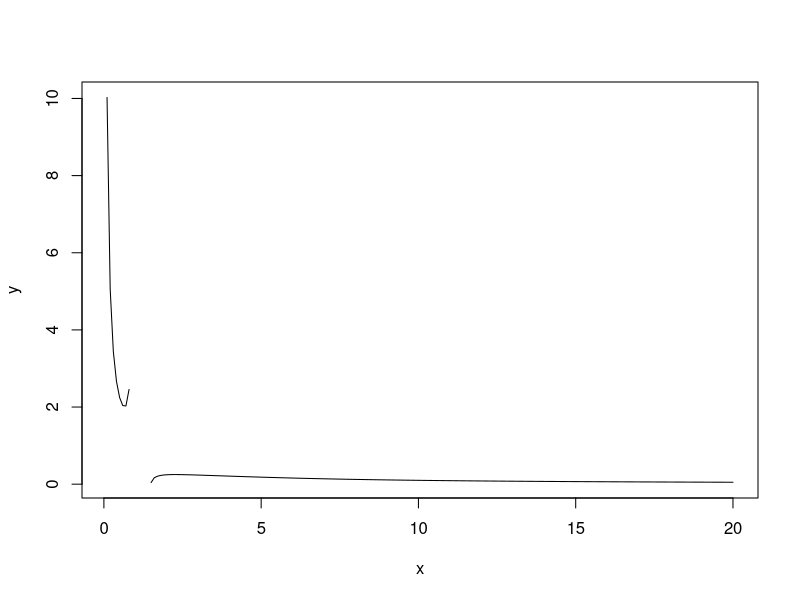
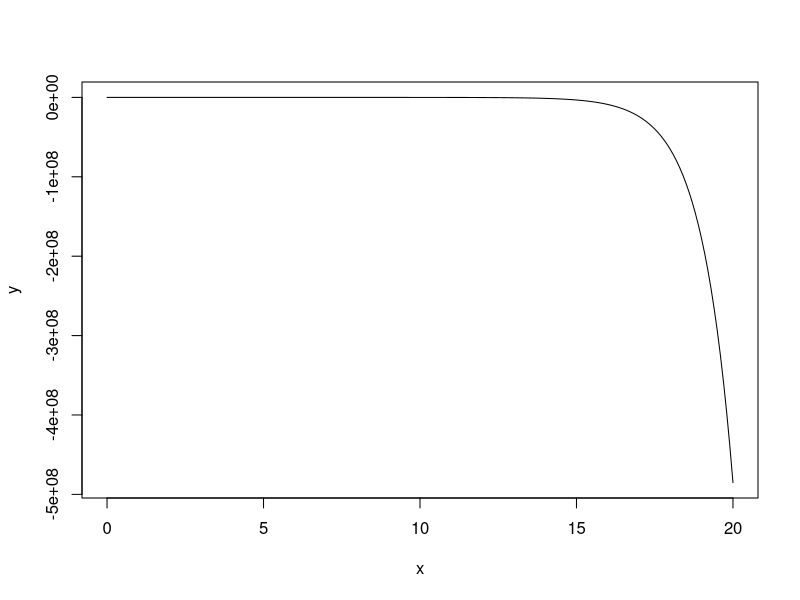

Source code (R) for these figures, in order:

jeffreyPrior <- function(x) {
  return( sqrt( (1/(x^2)) + (1/(2 - (exp(x) - exp(-x)))) ) )
}

partOfJeffreyPrior <-function(x) {
  return(2 - exp(x) + exp(-x))
}

plotJeffreyPrior <- function() {
  x = seq(0.1,20, 0.1)
  y = jeffreyPrior(x)
  plot(x,y, type="l")
}

plotPartOfJeffreyPrior <- function() {
  x = seq(0, 20, 0.1)
  y = partOfJeffreyPrior(x)
  plot(x, y, type="l")
}

plotJeffreyPrior()
plotPartOfJeffreyPrior()